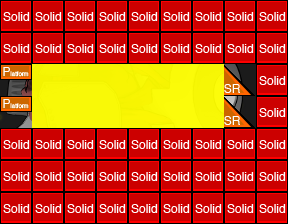

A 2D game scene composited from a Tiled map and its tileset images. What follows is a short description and the map's XML, with each tile layer's data collapsed to a summary:
An orthogonal 9x7 tile map with 32x32 px tiles, 3 tile layers (exterior, interior, collision), 3 tilesets.

<map version="1.0" orientation="orthogonal" width="9" height="7" tilewidth="32" tileheight="32">
 <tileset firstgid="1" name="colTile" tilewidth="32" tileheight="32">
  <image source="../img/render/metatiles32x32.png" width="160" height="32" />
  <tile id="0">
   <properties>
    <property name="type" value="solid" />
   </properties>
  </tile>
  <tile id="1">
   <properties>
    <property name="type" value="platform" />
   </properties>
  </tile>
  <tile id="2">
   <properties>
    <property name="type" value="lslope" />
   </properties>
  </tile>
  <tile id="3">
   <properties>
    <property name="type" value="rslope" />
   </properties>
  </tile>
 </tileset>
 <tileset firstgid="6" name="outline" tilewidth="32" tileheight="32">
  <image source="../img/render/outline.png" width="192" height="256" />
 </tileset>
 <tileset firstgid="54" name="ship" tilewidth="288" tileheight="224">
  <image source="../img/render/ships/cyborg/cyborg_drone_img.png" width="288" height="224" />
 </tileset>
 <layer name="exterior" width="9" height="7">
  <data>[63 cells, 7 non-empty, 2 distinct tile ids]</data>
 </layer>
 <layer name="interior" width="9" height="7" opacity="0.95">
  <data>[63 cells, 12 non-empty, 1 distinct tile ids]</data>
 </layer>
 <layer name="collision" width="9" height="7">
  <data>[63 cells, 51 non-empty, 3 distinct tile ids]</data>
 </layer>
</map>
